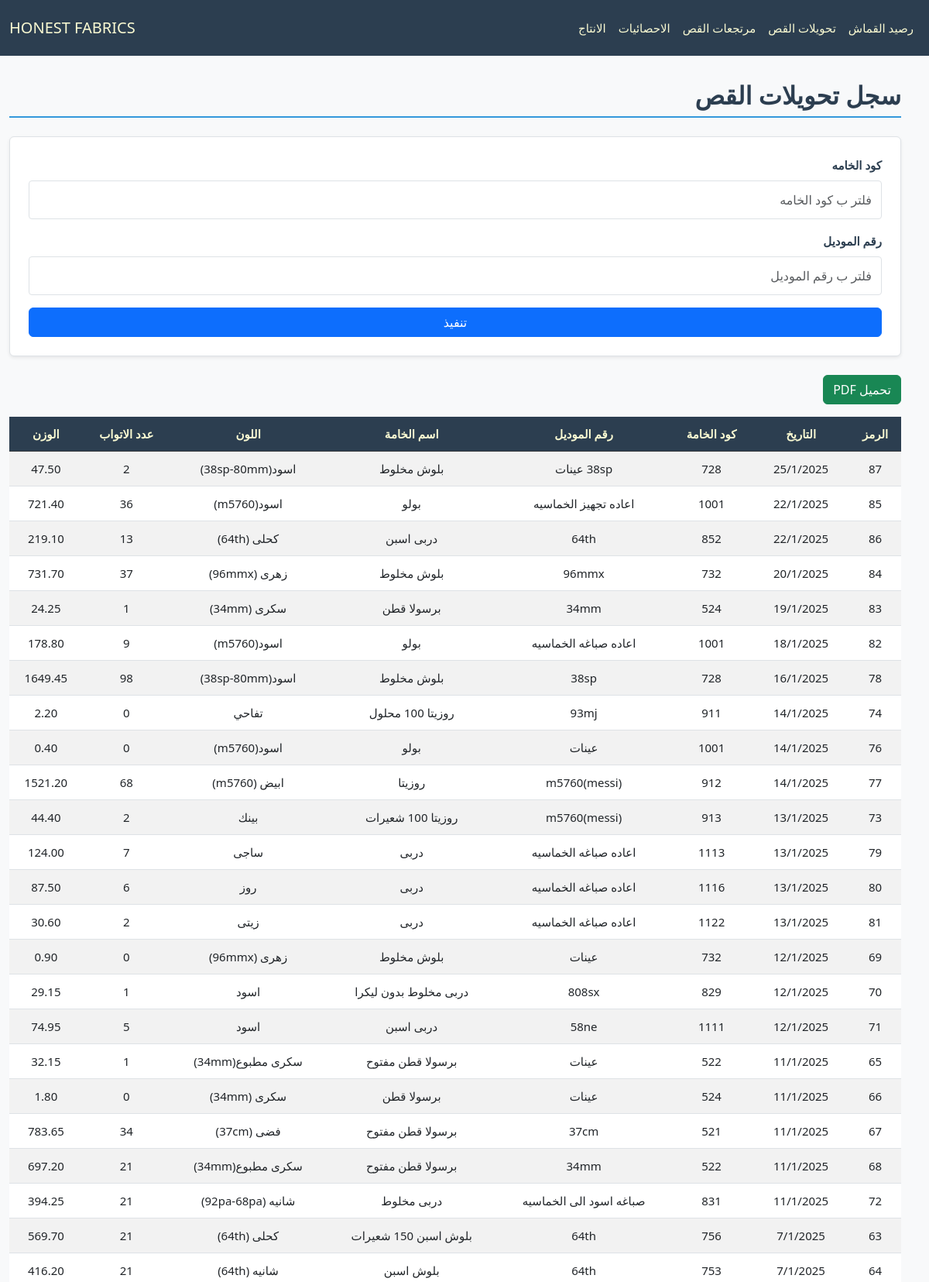
/cloth/CutTransfer/ (upper part), run on the app's committed database.
### cloth/models.py (models this page shows, shortened)
class Base(models.Model):
    id = models.IntegerField(primary_key=True, verbose_name="الرمز")
    fabric_code = models.CharField(max_length=100, verbose_name="كود الخامه", db_index=True, null=True, blank=True)
    fabric_name = models.CharField(max_length=200, verbose_name="اسم الخامه", null=True, blank=True)
    color = models.CharField(max_length=100, verbose_name="اللون", null=True, blank=True)
    roll = models.PositiveIntegerField(verbose_name="عدد الاتواب", null=True, blank=True)
    weight = models.DecimalField(max_digits=10, decimal_places=2, verbose_name="الوزن", null=True, blank=True)
    date = models.CharField(max_length=100,verbose_name="التاريخ", null=True, blank=True)
    class Meta:
        abstract = True

class CutTransfer(Base):
    model_number = models.CharField(max_length=100, verbose_name="رقم الموديل", null=True, blank=True)

### cloth/views.py (the view)
# urls.py: path('CutTransfer/', CutTransferView.as_view(), name='cut_transfer_view'),
class CutTransferView(FilterableListView):
    template_name = "cloth/cut.html"
    model = CutTransfer
    filter_fields = ['fabric_code', 'model_number']
    columns = ["الرمز","التاريخ","كود الخامة","رقم الموديل","اسم الخامة","اللون","عدد الاتواب","الوزن"]

### cloth/views.py (called while the page is built)
    def parse_date(self, date_str):
        try:
            normalized_date = date_str.replace("\\", "/")
            return datetime.strptime(normalized_date, "%d/%m/%Y")
        except (ValueError, AttributeError):
            return datetime.min

    def get_queryset(self):
        queryset = super().get_queryset()
        filters = Q()
        ordering = self.request.GET.get('order', 'desc')
        for field in self.filter_fields:
            filter_value = self.request.GET.get(field)
            if filter_value:
                filters &= Q(**{f"{field}__icontains": filter_value})
        filtered_queryset = queryset.filter(filters)
        models = list(filtered_queryset)
        models.sort(
            key=lambda x: self.parse_date(x.date) if x.date else datetime.min,
            reverse=(ordering == 'desc')
        )
        return models

    def get_context_data(self, **kwargs):
        context = super().get_context_data(**kwargs)
        update = Updates.objects.all().order_by('-date').first()
        context['update'] = localtime(update.date).strftime("%d/%m %I:%M %p") if update and update.date else None
        context['columns'] = self.columns
        model_meta = self.model._meta
        context['filter_fields'] = [
            {
                'field_name': field,
                'verbose_name': model_meta.get_field(field).verbose_name,
                'value': self.request.GET.get(field) or "",
            }
            for field in self.filter_fields
        ]
        return context

### cloth/templates/cloth/cut.html (shortened to what this page needs)
{% extends "cloth/layout.html" %}
{% block home_page %}
<a class="navbar-brand" href="{% url 'fabric_view' %}">HONEST FABRICS</a>
{% endblock %}
{% block navbar_links_small %}
{% include "cloth/nav_links.html" %}
{% endblock %}
{% block body %}
    <h2 class="section-title pt-4">سجل تحويلات القص</h2>
    <form method="get" class="filter-form mb-4 p-4 rounded shadow-sm">
        {% for filter_field in filter_fields %}
        <div class="form-group mb-3">
            <label for="filter_{{ forloop.counter }}" class="form-label">{{ filter_field.verbose_name }}</label>
            <input type="text" id="filter_{{ forloop.counter }}" name="{{ filter_field.field_name }}"
                   placeholder="فلتر ب {{ filter_field.verbose_name }}"
                   class="form-control"
                   value="{{ filter_field.value }}">
        </div>
        {% endfor %}
        <button type="submit" class="btn btn-primary w-100">تنفيذ</button>
    </form>
    <button onclick="generatePDF()" class="btn btn-success mb-3">تحميل PDF</button>
    <div style="overflow-y: auto; max-height: 70vh; position: relative;" class="table-responsive mb-4">
        <table id="data-table"  class="table table-striped">
            <thead class="table-dark">
                <tr>
                    <th style="position: sticky; top: 0;" >الرمز</th>
                    <th style="position: sticky; top: 0;" >التاريخ</th>
                    <th style="position: sticky; top: 0;" >كود الخامة</th>
                    <th style="position: sticky; top: 0;" >رقم الموديل</th>
                    <th style="position: sticky; top: 0;" >اسم الخامة</th>
                    <th style="position: sticky; top: 0;" >اللون</th>
                    <th style="position: sticky; top: 0;" >عدد الاتواب</th>
                    <th style="position: sticky; top: 0;" >الوزن</th>
                </tr>
            </thead>
            <tbody>
                {% for model in models %}
                <tr>
                    <td>{{ model.id }}</td>
                    <td>{{ model.date }}</td>
                    <td>{{ model.fabric_code }}</td>
                    <td>{{ model.model_number }}</td>
                    <td>{{ model.fabric_name }}</td>
                    <td>{{ model.color }}</td>
                    <td>{{ model.roll }}</td>
                    <td>{{ model.weight }}</td>
                </tr>
                {% empty %}
                <tr>
                    <td colspan="8" class="text-center">لا يوجد عناصر</td>
                </tr>
                {% endfor %}
            </tbody>
        </table>
    </div>
    {% endblock body %}

### cloth/static/cloth/stylexx.css (style rules this page uses)
:root { --primary-color: #3498db; --light-blue: #3db1ff5e; --secondary-color: #2c3e50; --success-color: #2ecc71; --danger-color: #e74c3c; --warning-color: #f1c40f; --light-bg: #f8f9fa; --dark-bg: #343a40; --light-text: lightgoldenrodyellow; --golden-text: rgb(255, 255, 0); --border-color: #dee2e6; --white-color: #ffffff; }
ul, div { padding: 0; margin: 0; }
body { background-color: var(--light-bg); margin-top: 80px; margin-inline: 0; font-family: 'Segoe UI', Tahoma, Geneva, Verdana, sans-serif; line-height: 1.6; font-size: 16px; }
#navbar, #navbar a, #navbar-menu-body, #navbar-menu-body a { color: var(--light-text) !important; }
.section-title { color: var(--secondary-color); border-bottom: 2px solid var(--primary-color); padding-bottom: 0.5rem; margin-bottom: 1.5rem; font-weight: bold; }
.table { border-collapse: separate; border-spacing: 0; border-radius: 8px; width: 100%; }
.table th, .table td { text-align: center; vertical-align: middle; padding: 10px; }
.table-striped tbody tr:nth-of-type(odd) { background-color: var(--light-bg); }
.table-dark th { background-color: var(--secondary-color); color: var(--light-text); }
.table-responsive table th, .table-responsive table td { white-space: nowrap; min-width: fit-content; }
.table-responsive table { width: 100%; table-layout: auto; }
.filter-form { background-color: var(--white-color); border: 1px solid var(--border-color); border-radius: 8px; padding: 1.5rem; box-shadow: 0 4px 6px rgba(0, 0, 0, 0.1); }
.filter-form .form-group { margin-bottom: 1.5rem; }
.filter-form .form-label { display: block; font-weight: bold; color: var(--secondary-color); margin-bottom: 0.5rem; }
.filter-form .form-control { border: 1px solid var(--border-color); border-radius: 4px; padding: 0.75rem; transition: border-color 0.3s ease, box-shadow 0.3s ease; }
@media (max-width: 1200px) { body { font-size: 15px; } }

### data on the page
CutTransfer: id "87", date "25/1/2025", fabric_code "728", model_number "38sp عينات", fabric_name "بلوش مخلوط", color "اسود(38sp-80mm)", roll "2", weight "47.50"
CutTransfer: id "85", date "22/1/2025", fabric_code "1001", model_number "اعاده تجهيز الخماسيه", fabric_name "بولو", color "اسود(m5760)", roll "36", weight "721.40"
CutTransfer: id "86", date "22/1/2025", fabric_code "852", model_number "64th", fabric_name "دربى اسبن", color "كحلى (64th)", roll "13", weight "219.10"
CutTransfer: id "84", date "20/1/2025", fabric_code "732", model_number "96mmx", fabric_name "بلوش مخلوط", color "زهرى (96mmx)", roll "37", weight "731.70"
CutTransfer: id "83", date "19/1/2025", fabric_code "524", model_number "34mm", fabric_name "برسولا قطن", color "سكرى (34mm)", roll "1", weight "24.25"
CutTransfer: id "82", date "18/1/2025", fabric_code "1001", model_number "اعاده صباغه الخماسيه", fabric_name "بولو", color "اسود(m5760)", roll "9", weight "178.80"
CutTransfer: id "78", date "16/1/2025", fabric_code "728", model_number "38sp", fabric_name "بلوش مخلوط", color "اسود(38sp-80mm)", roll "98", weight "1649.45"
CutTransfer: id "74", date "14/1/2025", fabric_code "911", model_number "93mj", fabric_name "روزيتا 100 محلول", color "تفاحي", roll "0", weight "2.20"
CutTransfer: id "76", date "14/1/2025", fabric_code "1001", model_number "عينات", fabric_name "بولو", color "اسود(m5760)", roll "0", weight "0.40"
CutTransfer: id "77", date "14/1/2025", fabric_code "912", model_number "m5760(messi)", fabric_name "روزيتا", color "ابيض (m5760)", roll "68", weight "1521.20"
CutTransfer: id "73", date "13/1/2025", fabric_code "913", model_number "m5760(messi)", fabric_name "روزيتا 100 شعيرات", color "بينك", roll "2", weight "44.40"
CutTransfer: id "79", date "13/1/2025", fabric_code "1113", model_number "اعاده صباغه الخماسيه", fabric_name "دربى", color "ساجى", roll "7", weight "124.00"
CutTransfer: id "80", date "13/1/2025", fabric_code "1116", model_number "اعاده صباغه الخماسيه", fabric_name "دربى", color "روز", roll "6", weight "87.50"
CutTransfer: id "81", date "13/1/2025", fabric_code "1122", model_number "اعاده صباغه الخماسيه", fabric_name "دربى", color "زيتى", roll "2", weight "30.60"
CutTransfer: id "69", date "12/1/2025", fabric_code "732", model_number "عينات", fabric_name "بلوش مخلوط", color "زهرى (96mmx)", roll "0", weight "0.90"
CutTransfer: id "70", date "12/1/2025", fabric_code "829", model_number "808sx", fabric_name "دربى مخلوط بدون ليكرا", color "اسود", roll "1", weight "29.15"
CutTransfer: id "71", date "12/1/2025", fabric_code "1111", model_number "58ne", fabric_name "دربى اسبن", color "اسود", roll "5", weight "74.95"
CutTransfer: id "65", date "11/1/2025", fabric_code "522", model_number "عينات", fabric_name "برسولا قطن مفتوح", color "سكرى مطبوع(34mm)", roll "1", weight "32.15"
CutTransfer: id "66", date "11/1/2025", fabric_code "524", model_number "عينات", fabric_name "برسولا قطن", color "سكرى (34mm)", roll "0", weight "1.80"
CutTransfer: id "67", date "11/1/2025", fabric_code "521", model_number "37cm", fabric_name "برسولا قطن مفتوح", color "فضى (37cm)", roll "34", weight "783.65"
CutTransfer: id "68", date "11/1/2025", fabric_code "522", model_number "34mm", fabric_name "برسولا قطن مفتوح", color "سكرى مطبوع(34mm)", roll "21", weight "697.20"
CutTransfer: id "72", date "11/1/2025", fabric_code "831", model_number "صباغه اسود الى الخماسيه", fabric_name "دربى مخلوط", color "شانيه (92pa-68pa)", roll "21", weight "394.25"
CutTransfer: id "63", date "7/1/2025", fabric_code "756", model_number "64th", fabric_name "بلوش اسبن 150 شعيرات", color "كحلى (64th)", roll "21", weight "569.70"
CutTransfer: id "64", date "7/1/2025", fabric_code "753", model_number "64th", fabric_name "بلوش اسبن", color "شانيه (64th)", roll "21", weight "416.20"

### other printed values
{{ filter_field.verbose_name }} "كود الخامه" "رقم الموديل"
